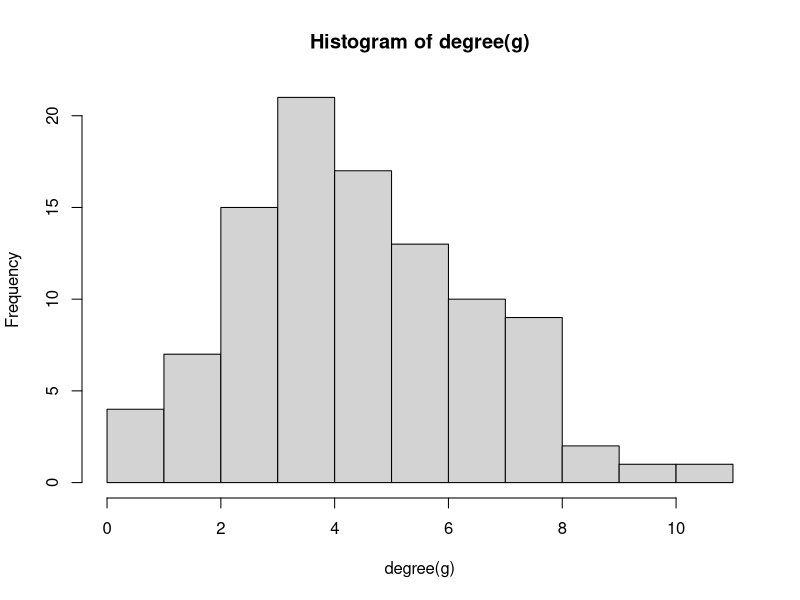
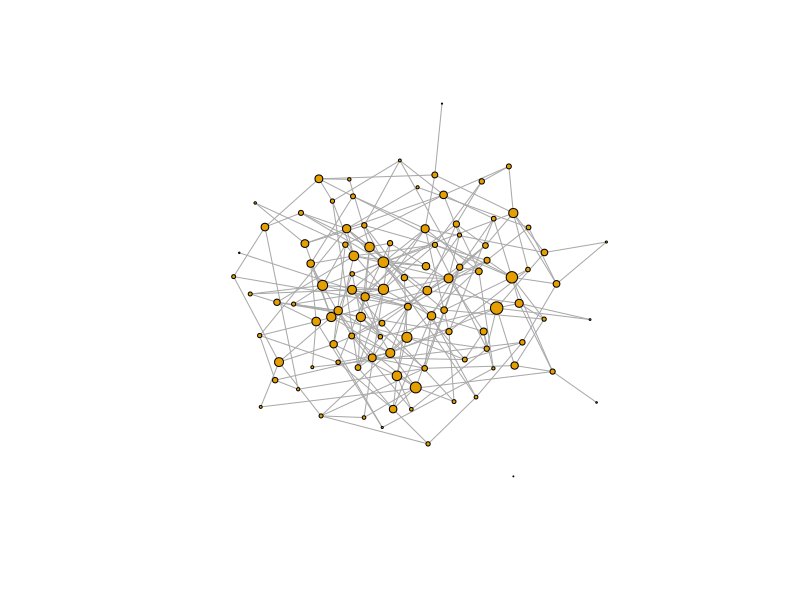

Here is the R script that generated these plots, in order:
library(igraph)

g <- sample_gnp(n = 100, p = 0.05)

summary(g)

V(g)
E(g)

E(g)$weight <- runif(length(E(g)), min = 0.01, max = 1)

summary(g)

degree(g)
hist(degree(g))

count_components(g)

pr <- page_rank(g)
plot(g, vertex.size = pr$vector * 325, vertex.label = NA)
